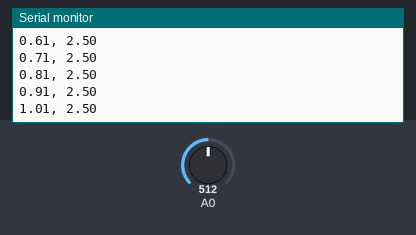
Simulated run of this sketch. Board: Arduino Mega 2560, built with avr-gcc and run on an emulated ATmega2560. Parts: the last lines printed to the serial monitor. The test bench sets the inputs (shaded band); at power-on: A0 = 512.

Above: at 1.2 s.
1.3 s: A0 set to 716
At 1.32 s:
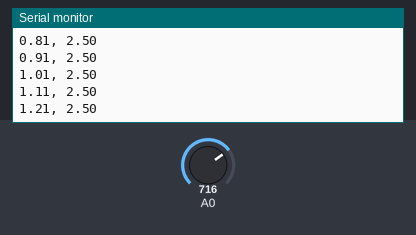
2.8 s: A0 set to 900
At 2.83 s:
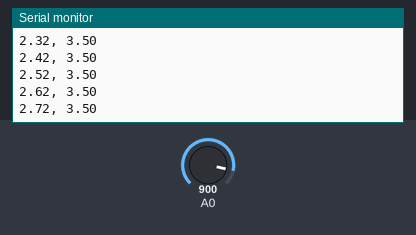
Timing chart, 0 to 5.8 s (numbered marks = the images above; inputs shaded):
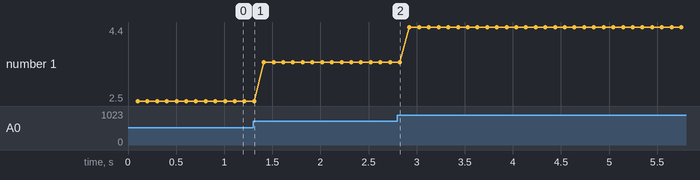

The sketch:

volt_div_woolfeltAnalog_DAN_TestsV2.ino
```cpp
// 9/24/24 – Volt Div MATLAB Exp. Testing - Dan week 2
//int sensorPin = A0;   // select the input pin for the potentiometer
int sensorValue = 0;  // variable to store the value coming from the sensor
int motorpin = 13;

void setup() {
  Serial.begin(9600);
}


void loop() {
  float time = micros()/ 1e6;
  sensorValue = analogRead(A0); // volt output in 0 -1023 analog pin range
  float voltage= sensorValue * (5.0 / 1023.0); //convert it to voltage out
  delay(100);

  //print time in seconds
  Serial.print(time);
  Serial.print(", ");
  Serial.println(voltage);

}


//dan week 2: datastream
//TOTAL DELAY VOID LOOP () shld = delay(100) --> week 2 dan, so each if else can take the 100 or u can do
// (50) for if else  and then use the remainder (50) for rest of void loop fxn,ex. two diff serialprints and delay(25)


/*

VOLTAGE DIVIDER CIRCUIT: 5V INPUT, R1=10KOHM, R2=VARIABLE WOOL FELT SENSOR

1.the serial monitor prints VOLT readings from pin a0, relative to 5V total input to the circuit
    0 (0V min) - 1023 (5V max for mega)
(but accounting for some loss at the pins so lets say 4.7V is max volt coming into circuit )
    0 (0V min) - 1023 (4.7V max for mega)


Variable/resistive wool felt sensor, at analogRead(A0), the Serial monitor prints following range:
200 (when i apply forceful pressure) -- 900
average = 860 consistently


Meaning of 200-900 analogRead() output:
- 900 number is close to the max 1023 (4.7volt), proportionally i can make a guess that 900 = 4.2 volt
- since my sensor is outputing 4.2 volts, I'll use this equation to calculate the sensor's resistance value:
 volt_out = (volt_in x R2)
            --------------
              (R1 + R2)

 4.2 = (5v x 10kohm)
       --------------
      (R1??  + 10kohm)

R1 wool felt resistance = 1904.762 ohms OR 1.9Kohm

volt_in = 5V
volt_out = 4.2V =  sensorValue * (5.0 / 1023.0) = 860 * (5.0 / 1023.0);
R1 (resistor closest to VIN/5v/source pwr) = ? wool felt sensor
R2 (resistor closest to GND) = 10kohm


CALCULATE: https://ohmslawcalculator.com/voltage-divider-calculator


ARDUINO MEGA 08/22/24
https://www.kobakant.at/DIY/?p=6102
https://www.kobakant.at/DIY/?p=8649


*/
```

Measured:
- plotted number 1: 2.5 → 3.5 after the input at 1.3 s
